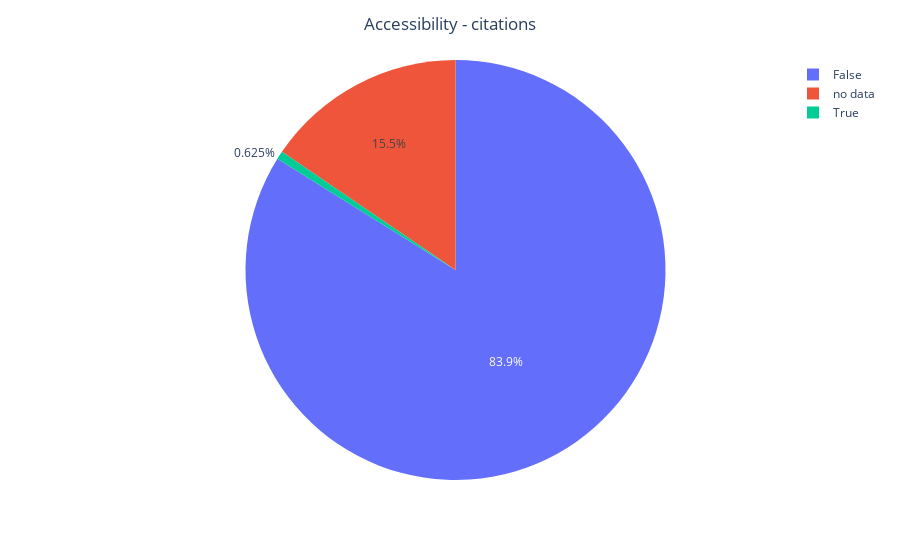

The cell this chart's notebook holds for it:
### Code cell
oa_citations = enriched_df.groupby('journal_is_oa').sum().sort_values('citation_count', ascending=False)
df = oa_citations
fig = px.pie(df, values='citation_count', names= df.index)
fig.update_layout(title = f"Accessibility - citations", title_x=0.5)
fig.show()

### Figure 1 — Plotly figure (JSON) as saved in the notebook; plotly's stock layout.template omitted (floating-point values rounded to 4 significant figures)
{"data": [{"domain": {"x": [0, 1], "y": [0, 1]}, "hovertemplate": "journal_is_oa=%{label}<br>citation_count=%{value}<extra></extra>", "labels": ["False", "no data", "True"], "legendgroup": "", "name": "", "showlegend": true, "type": "pie", "values": [1879, 347, 14]}], "layout": {"legend": {"tracegroupgap": 0}, "margin": {"t": 60}, "title": {"text": "Accessibility - citations", "x": 0.5}}}
